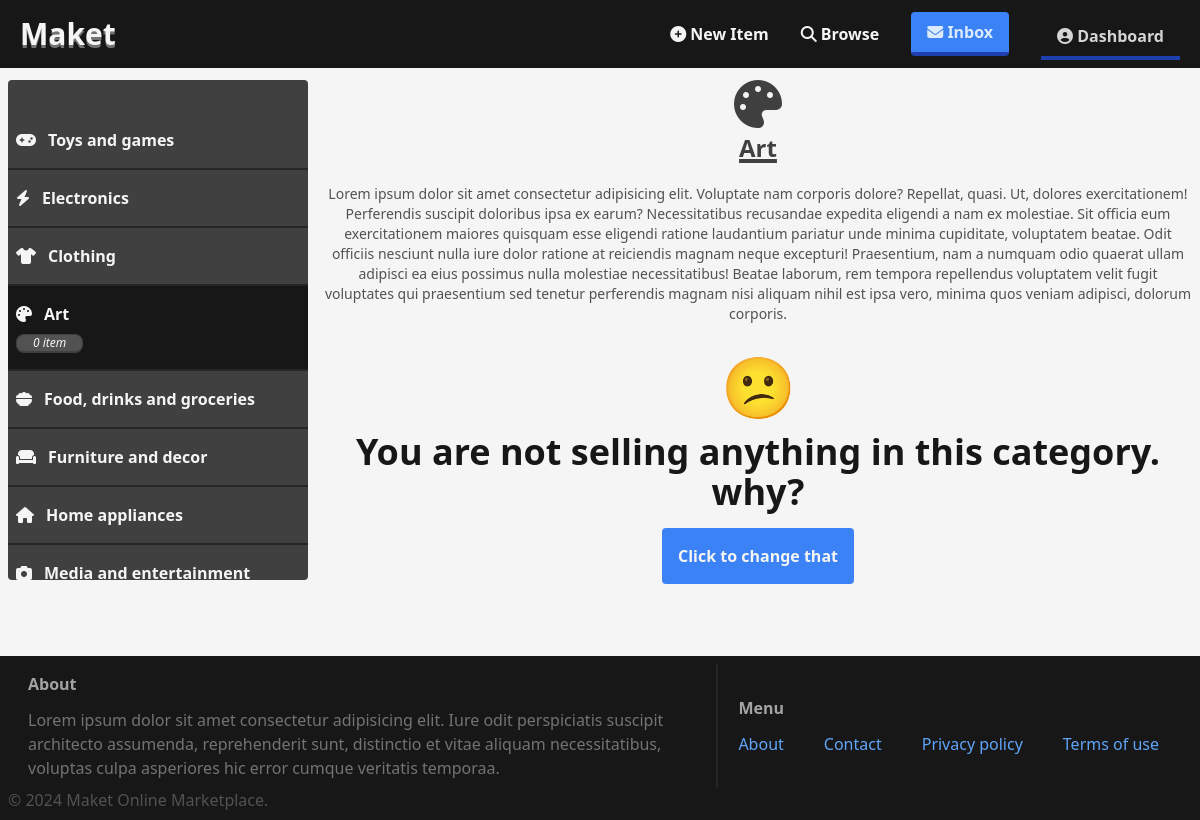
The app's page /dashboard/category/?query=Art (signed in) with its own data.
### item/models.py (models this page shows, shortened)
class Category(models.Model):
  name = models.CharField(max_length=255, unique=True)
  description = models.TextField(default="")
  class Meta:
    ordering = ('name',)
    verbose_name_plural = "Categories"

### dashboard/views.py (the view)
# urls.py: path("category/", categories, name="category"),
@login_required
def categories(request):
  query = request.GET.get("query", '')
  items = []
  categories_nd_item_number = {}
  categories = Category.objects.all()
  categories = sorted(categories, key=lambda category: len(category.items.filter(created_by=request.user)), reverse=True)
  for category in categories:
    category_name = category.name
    all_items = category.items.filter(created_by=request.user)
    categories_nd_item_number[category_name] = [len(all_items), category.description]
  if query:
    category = list(filter(lambda category: query == category.name, categories))[0]
    if category:
      items = category.items.filter(created_by=request.user)
  else:
    query = categories[0].name
    category = list(filter(lambda category: query == category.name, categories))[0]
    if category:
      items = category.items.filter(created_by=request.user)
  return render(request, "dashboard/categories.html", {
    "items": items,
    "categories": categories_nd_item_number,
    "query": query
  })

### dashboard/templates/dashboard/categories.html (shortened to what this page needs)
{% extends "core/base.html" %}
{% block content %}
  <div class="flex gap-4 max-md:flex-col sm:-mx-4 sm:-my-4 max-sm:-mx-2 max-sm:-my-2 max-sm:mb-2">
    <aside class="group/aside md:sticky top-20 left-2 min-w-[25%] md:mb-4 md:max-w-[30%] md:h-[500px] max-md:w-[100%] max-md:min-h-[120px]">
      <div class="h-full overflow-auto py-4 text-neutral-100 bg-neutral-700 md:rounded [&::-webkit-scrollbar]:w-0 [&::-webkit-scrollbar]:h-2 [&::-webkit-scrollbar-track]:bg-neutral-700 [&::-webkit-scrollbar-track]:rounded-r [&::-webkit-scrollbar-thumb]:bg-neutral-400 max-md:py-0 group-hover/aside:[&::-webkit-scrollbar]:w-2">
        <div class="my-4 overflow-x-auto divide-neutral-800 md:divide-y-2 max-md:divide-x-2 max-md:flex max-md:flex-nowrap max-md:my-0 [&::-webkit-scrollbar]:h-0 [&::-webkit-scrollbar-track]:bg-neutral-700 [&::-webkit-scrollbar-track]:rounded-r [&::-webkit-scrollbar-thumb]:bg-neutral-400 group-hover/aside:[&::-webkit-scrollbar]:h-2">
          {% for category, items_list in categories.items %}
            <a href="{% url 'dashboard:category' %}?query={{ category }}" class="group/cat flex flex-col gap-y-2 px-2 py-4 max-md:justify-center max-md:items-center {% if query == category %} bg-neutral-900 {% else %} hover:bg-neutral-800 {% endif %}">
              <p class="flex gap-3 items-center max-md:justify-center max-md:w-[120px] max-md:flex-col">
                {% if category == "Toys and games" %}
                  <i class="fa-solid fa-gamepad"></i>
                {% elif category == "Clothing" %}
                  <i class="fa-solid fa-shirt"></i>
                {% elif category == "Art" %}
                  <i class="fa-solid fa-palette"></i>
                {% elif category == "Electronics" %}
                  <i class="fa-solid fa-bolt"></i>
                {% elif category == "Food, drinks and groceries" %}
                  <i class="fa-solid fa-bowl-food"></i>
                {% elif category == "Furniture and decor" %}
                  <i class="fa-solid fa-couch"></i>
                {% elif category == "Home appliances" %}
                  <i class="fa-solid fa-house"></i>
                {% elif category == "Media and entertainment" %}
                  <i class="fa-solid fa-camera"></i>
                {% elif category == "Personal care and Beauty" %}
                  <i class="fa-solid fa-hand-holding-heart"></i>
                {% elif category == "Software" %}
                  <i class="fa-solid fa-compact-disc"></i>
                {% endif %}
                <span class="font-bold max-md:text-center">{{ category }}</span>
              </p>
              <p class="{% if query == category %} flex {% else %} hidden {% endif %} w-[fit-content] italic text-xs px-4 bg-neutral-600 text-neutral-100 border border-neutral-700 border-b-2 rounded-lg group-hover/cat:flex">{{ items_list.0 }} {% if items_list.0 > 1 %} items {% else %} item {% endif %}</p>
            </a>
          {% endfor %}
        </div>
      </div>
    </aside>
    <section class="w-[100%] py-2 min-h-[500px] text-neutral-900">
      <h2 id="category-heading" class="flex flex-col gap-y-1 items-center justify-center text-neutral-700 font-bold py-2 mb-3 text-2xl">
        {% if query == "Toys and games" %}
          <i class="fa-solid fa-gamepad text-5xl"></i>
        {% elif query == "Clothing" %}
          <i class="fa-solid fa-shirt text-5xl"></i>
        {% elif query == "Art" %}
          <i class="fa-solid fa-palette text-5xl"></i>
        {% elif query == "Electronics" %}
          <i class="fa-solid fa-bolt text-5xl"></i>
        {% elif query == "Food, drinks and groceries" %}
          <i class="fa-solid fa-bowl-food text-5xl"></i>
        {% elif query == "Furniture and decor" %}
          <i class="fa-solid fa-couch text-5xl"></i>
        {% elif query == "Home appliances" %}
          <i class="fa-solid fa-house text-5xl"></i>
        {% elif query == "Media and entertainment" %}
          <i class="fa-solid fa-camera text-5xl"></i>
        {% elif query == "Personal care and Beauty" %}
          <i class="fa-solid fa-hand-holding-heart text-5xl"></i>
        {% elif query == "Software" %}
          <i class="fa-solid fa-compact-disc text-5xl"></i>
        {% endif %}
        <span class="underline underline-offset-2 decoration-4">{{ query }}</span>
      </h2>
      <p class="mb-8 mt-3 px-2 text-neutral-600 text-sm text-center">
        {% for category, items_list in categories.items %}
          {% if query == category %}
            {{ items_list.1 }}
          {% endif %}
        {% endfor %}
      </p>
      <div id="items-container" class="px-2 flex flex-wrap gap-6 items-center justify-center">
        {% if not items %}
          <p class="flex flex-col gap-y-4 justify-center items-center pb-16">
            <span class="text-6xl">😕</span>
            <span class="text-4xl font-semibold text-center">You are not selling anything in this category. why?</span>
            <a href="{% url 'item:newItem' %}" class="bg-blue-500 flex items-center justify-center px-4 py-4 rounded text-center text-neutral-100 font-semibold hover:bg-blue-500/90">Click to  change that</a>
          </p>
        {% endif %}
      </div>
    </section>
  </div>
{% endblock %}

### records on screen
Category: categories "Toys and games"
Category: categories "Electronics"
Category: categories "Clothing"
Category: categories "Art", name "Art", description "Lorem ipsum dolor sit amet consectetur adipisicing elit. Voluptate nam corporis dolore? Repellat, quasi. Ut, dolores exercitationem! Perferendis suscipit doloribus ipsa ex earum? Necessitatibus recusandae expedita eligendi a nam ex molestiae. Sit officia eum exercitationem maiores quisquam esse eligendi ratione laudantium pariatur unde minima cupiditate, voluptatem beatae. Odit officiis nesciunt nulla iure dolor ratione at reiciendis magnam neque excepturi! Praesentium, nam a numquam odio quaerat ullam adipisci ea eius possimus nulla molestiae necessitatibus! Beatae laborum, rem tempora repellendus voluptatem velit fugit voluptates qui praesentium sed tenetur perferendis magnam nisi aliquam…"
Category: categories "Food, drinks and groceries"
Category: categories "Furniture and decor"
Category: categories "Home appliances"
Category: categories "Media and entertainment"

### other values on screen
{{ items_list.0 }} "0"
